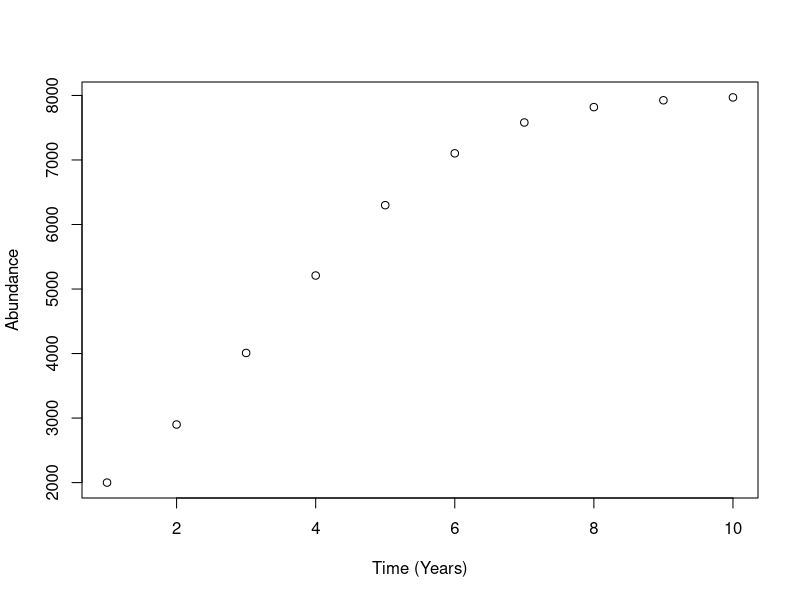

The R source for this figure: (Note: this script raises an error after producing the figure.)
#Andrew Roup
#Lab 8
#3/8/2019
#EBIO 4420


#Lab task #3:
#Using code previously written in lab 4, make a function that takes 4 inputs and then
#outputs the population abundances over time. Then plot this relationship.
populationAbundance <- function( K , r , n , n1 ){
  
  #preallocate a vector for the abundances, 0 to n
  new_n <- rep( 0 , n ) 
  
  #Make the first value your starting abundance
  new_n[1] <- n1
  
  #Create a time vector from 0 to n
  time <- rep( 0 , n)
  
  #Use a for-loop to fill the time vector from 1 to n sequentially
  for ( i in 1:n) {
    time[i] = i
  }
  
  #Next, create a for-loop that determines abundances over each year using a discrete
  #time growth equation starting from 2 to n
  for ( i in seq( 2 , n )) {
    new_n[i] <- new_n[ i - 1 ] + ( r * new_n[ i - 1 ] * ( K - new_n[ i - 1 ]) / K )
  }
  
  #Plot the abundance vs. time
  plot( time , 
        new_n,
        xlab = "Time (Years)",
        ylab = "Abundance")  
  
  #Return the plot and the abundance vector
  return(new_n)
  
}

#3d.
#Assign 4 values to variables for inputs
n  <- 10
K  <- 8000
r  <- 0.6
n1 <- 2000

time <- rep( 0 , n )

for( i in 1:n){
  time[i] = i
}

#Evaluate the function with the assigned inputs
newAbundanceData <- populationAbundance( K , r , n , n1)
print(newAbundancesData)

#3f.
#Next, write the new data as a data set and save it the Lab 8 folder
time_abundance_data <- cbind( time , newAbundanceData )

#Change the columns names 
colnames(time_abundance_data) <- c( "Generations" , "Abundance")

#Finally, write the data as a csv file
write.csv( time_abundance_data , file = "~/EBIO_4420/CompBioLabsAndHomework/Labs/Lab08/Lab08_PopulationAbundanceData")
